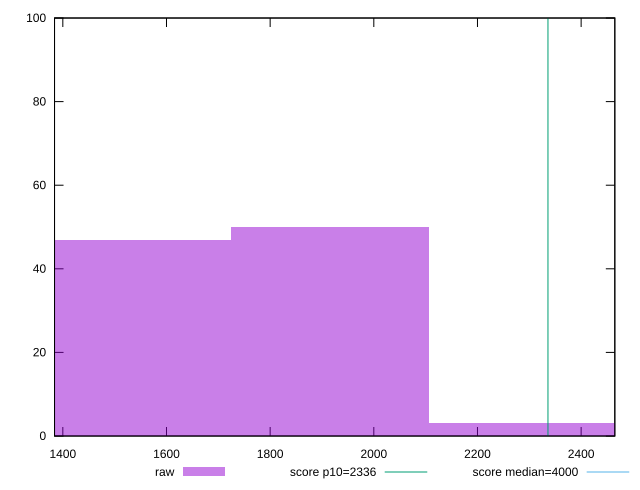

Here is the gnuplot script that generated this plot:
reset

$raw <<EOF
1915.2966802337132 50
1532.2373441869706 47
2298.356016280456 3
EOF

set key outside below
set boxwidth 383.05933604674266
set xrange [1383.998:2464.99]
set yrange [0:100]
set trange [0:100]
set style fill transparent solid 0.5 noborder

set parametric
set terminal svg size 640, 490 enhanced background rgb 'white'
set output "reports/report_00028_2021-02-24T12-49-42.674Z/first-meaningful-paint/samples/agenda/raw/histogram.svg"

plot $raw title "raw" with boxes, \
     2336,t title "score p10=2336", \
     4000,t title "score median=4000"

reset
